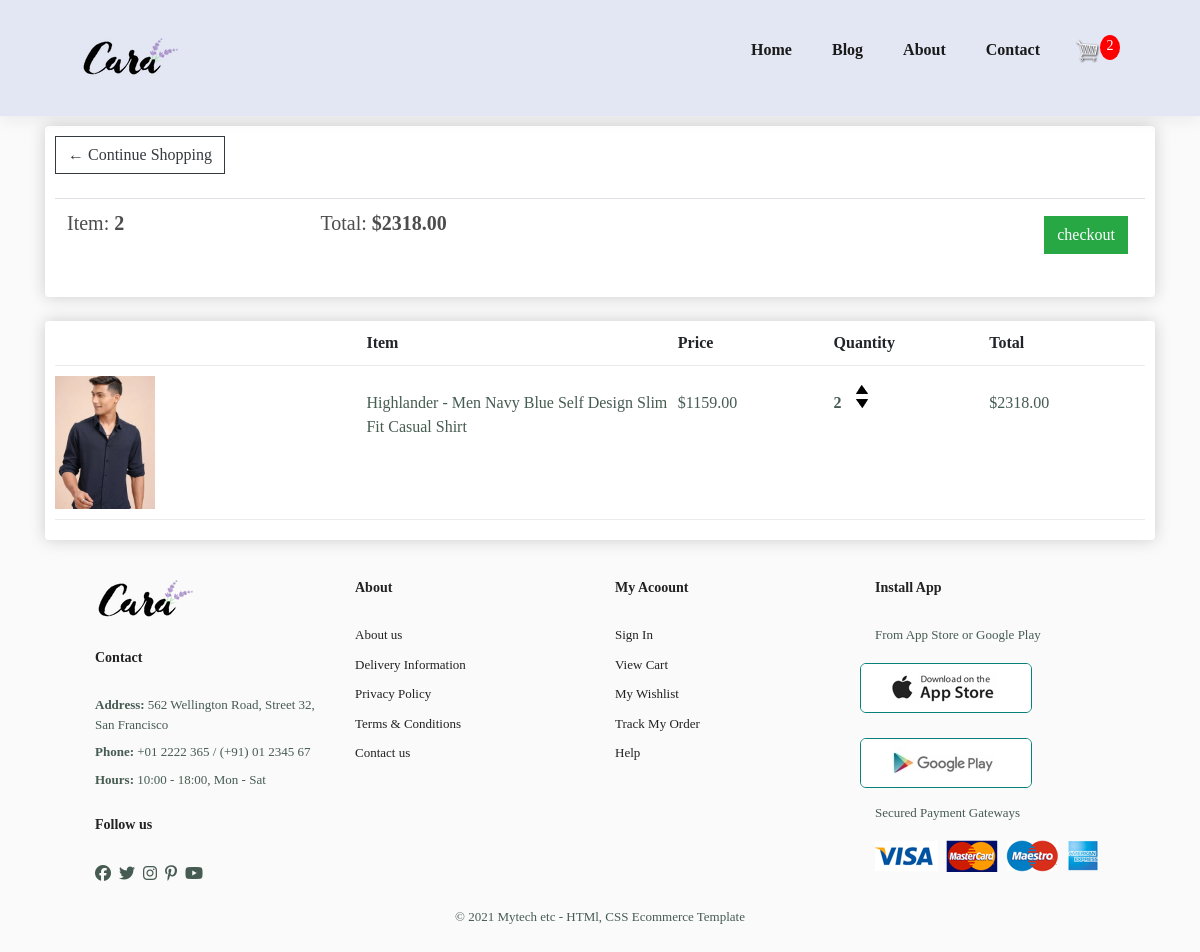
The app's page /cart/ (signed in) with its own data.
### my_store_app/models.py (models this page shows, shortened)
class Order(models.Model):
    customer = models.ForeignKey(Customer, on_delete=models.SET_NULL, blank=True, null=True)
    date_orderd = models.DateTimeField(auto_now_add=True)
    complete = models.BooleanField(default=False, null=True, blank=False)
    transaction_id = models.CharField(max_length=200, null=True)
    @property
    def get_cart_total(self):
        orderitems = self.orderitem_set.all()
        total = sum([item.get_total for item in orderitems])
        return total
    @property
    def get_cart_items(self):
        orderitems = self.orderitem_set.all()
        total = sum([item.quantity for item in orderitems])
        return total

class OrderItem(models.Model):
    product = models.ForeignKey(Product, on_delete=models.SET_NULL, blank=True, null=True)
    order = models.ForeignKey(Order, on_delete=models.SET_NULL, blank=True, null=True)
    quantity = models.IntegerField(default=0, null=True, blank=True)
    date_added = models.DateTimeField(auto_now_add=True)
    @property
    def get_total(self):
        if not self.product:
            raise ValueError("Product is None in get_total.")
        return self.product.price * self.quantity

class Product(models.Model):
    name = models.CharField(max_length=200, null=True)
    price = models.DecimalField(max_digits=7, decimal_places=2)
    digital = models.BooleanField(default=False, null=True, blank=False)
    image = models.ImageField(null=True, blank=True)
    @property
    def imageURL(self):
        try:
            url = self.image.url
        except:
            url = ""
        return url

### my_store_app/views.py (the view)
# urls.py: path('cart/', views.cart, name='cart'),
def cart(request):
    data = cartData(request)
    cartItems = data['cartItems']
    order = data['order']
    items = data['items']
    context = {'items':items, 'order':order, "cartItems":cartItems, 'shipping':False}
    return render(request, 'my_store_app/cart.html', context)

### my_store_app/utils.py (called while the page is built)
def cartData(request):
	if request.user.is_authenticated:
		customer = request.user.customer
		order, created = Order.objects.get_or_create(customer=customer, complete=False)
		items = order.orderitem_set.all()
		cartItems = order.get_cart_items
	else:
		cookieData = cookieCart(request)
		cartItems = cookieData['cartItems']
		order = cookieData['order']
		items = cookieData['items']
	return {'cartItems':cartItems ,'order':order, 'items':items}

### my_store_app/templates/my_store_app/cart.html
{% extends "my_store_app/main.html" %}
{% load static %}
{% block content %}
    <div class="container">
        <div class="row">
            <div class="col-lg-12">
                <div class="box-element">
                    <a class="btn btn-outline-dark" href="{% url "store" %}">&#x2190; Continue Shopping</a>
                    <br>
                    <br>
                    <table class="table">
                        <tr>
                            <th><h5>Item: <strong>{{order.get_cart_items}}</strong></h5></th>
                            <th><h5>Total: <strong>${{order.get_cart_total|floatformat:2}}</strong></h5></th>
                            <th>
                                <a style="float: right; margin: 5px;" class="btn btn-success" href="{% url "checkout" %}">checkout</a>
                            </th>
                        </tr>
                    </table>
                </div>
                <br>
                <div class="box-element">
                    <div class="cart-row">
                        <div style="flex:2"></div>
                        <div style="flex:2"><strong>Item</strong></div>
                        <div style="flex:1"><strong>Price</strong></div>
                        <div style="flex:1"><strong>Quantity</strong></div>
                        <div style="flex:1"><strong>Total</strong></div>
                    </div>
                    {% for item in items %}
                    <div class="cart-row">
                        <div style="flex:2"><img class="row-image" src="{{item.product.imageURL}}"></div>
                        <div style="flex:2"><p>{{item.product.name}}</p></div>
                        <div style="flex:1"><p>${{item.product.price|floatformat:2}}</p></div>
                        <div style="flex:1">
                            <p class="quantity">{{item.quantity}}</p>
                            <div class="quantity">
                                <img data-product={{item.product.id}} data-action="add"  class="chg-quantity update-cart" src="{% static  'images/arrow-up.png' %}">
                                <img  data-product={{item.product.id}} data-action="remove"  class="chg-quantity update-cart" src="{% static  'images/arrow-down.png' %}">
                            </div>
                        </div>
                        <div style="flex:1"><p>${{item.get_total}}</p></div>
                    </div>
                    {% endfor %}
                </div>
            </div>
        </div>
    </div>
{% endblock content %}

### static/css/main.css (style rules this page uses)
body { background-color: hsl(0, 0%, 98%); }
h1,h2,h3,h4,h5,h6 { color:hsl(0, 0%, 30%); }
.box-element { box-shadow:hsl(0, 0%, 80%) 0 0 16px; background-color: #fff; border-radius: 4px; padding: 10px; }
.col-lg-4, .col-lg-6, .col-lg-8, .col-lg-12 { margin-top: 10px; }
.btn { border-radius: 0; }
.row-image { width: 100px; }
.cart-row { display: flex; align-items: flex-stretch; padding-bottom: 10px; margin-bottom: 10px; border-bottom: 1px solid #ececec; }
.quantity { display: inline-block; font-weight: 700; padding-right:10px; }
.chg-quantity { width: 12px; cursor: pointer; display: block; margin-top: 5px; transition:.1s; }

### static/css/style.css (style rules this page uses)
* { margin: 0; padding: 0; box-sizing: border-box; font-family: "League Spartan", serif; }
p { font-size: 16px; color: #465b52; margin: 15px 0 20px 0; }
body { width: 100%; }

### records on screen
Order: get_cart_items "2", get_cart_total "2318.00"
OrderItem: product.imageURL (picture), product.name "Highlander - Men Navy Blue Self Design Slim Fit Casual Shirt", product.price "1159.00", quantity "2", get_total "2318.00"

### other values on screen
{{ cartItems }} "2"
